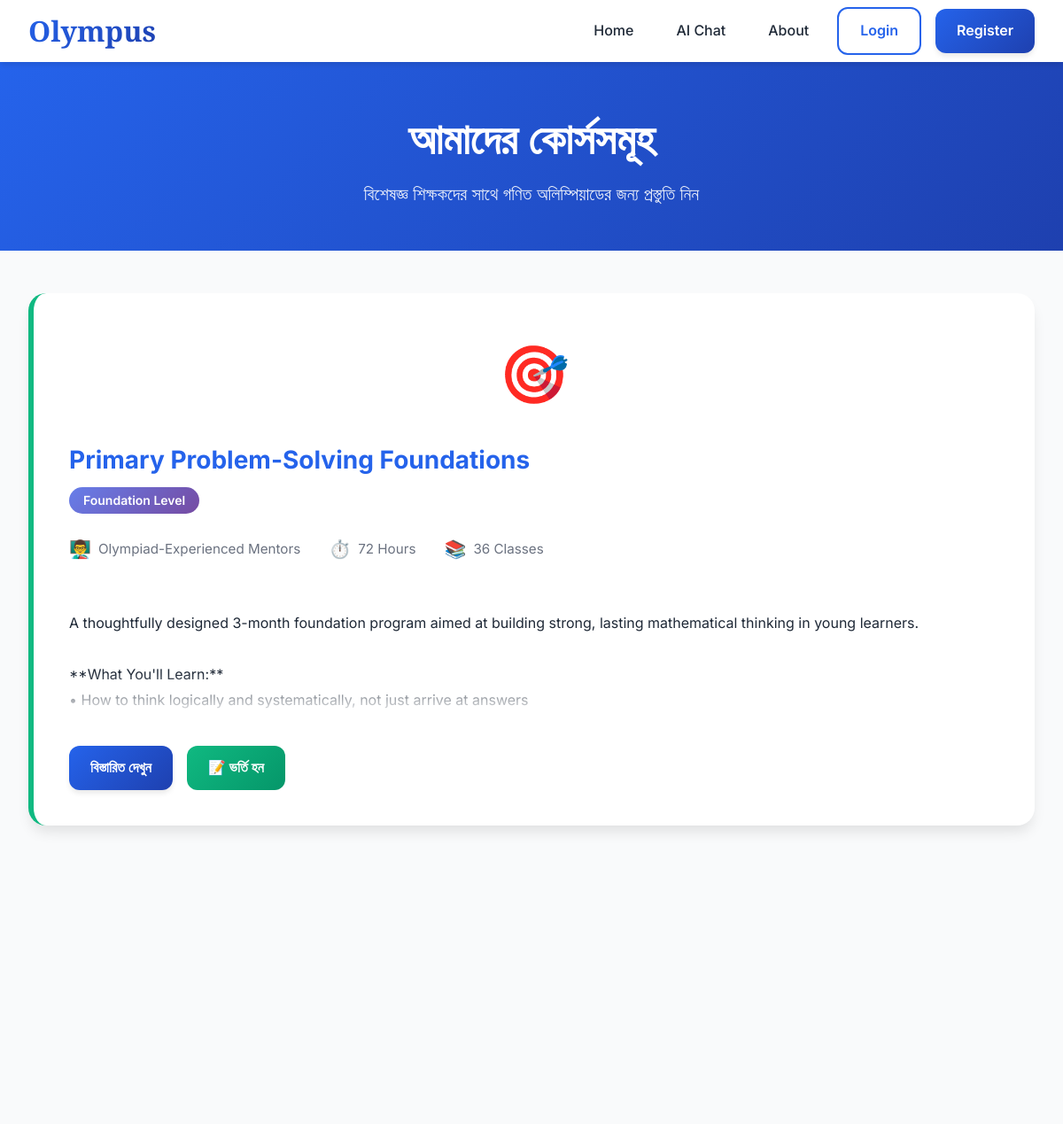
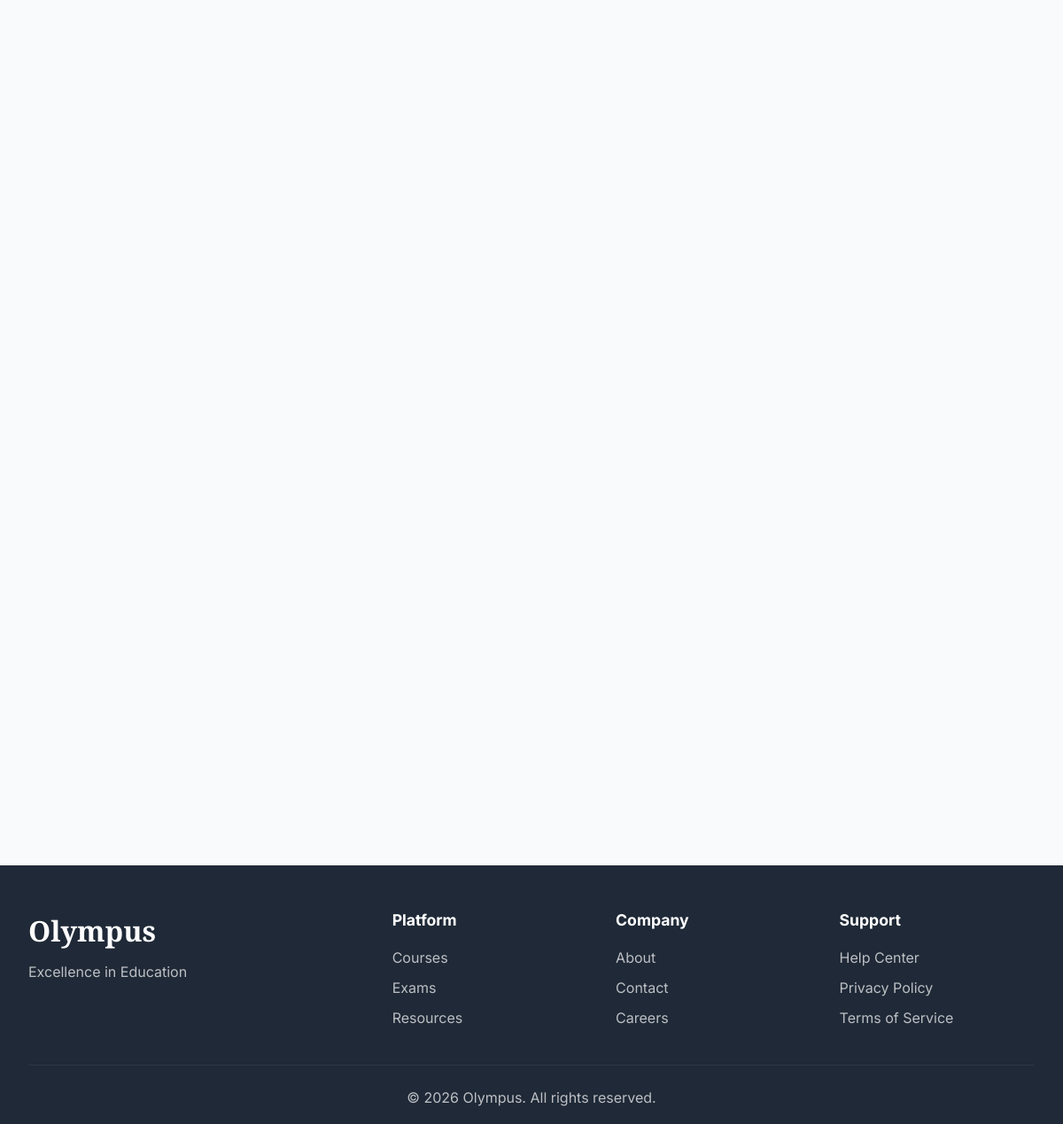
Screenshot of /courses with the database file from the repository (2 pictures, top to bottom).
### models.py (models this page shows, shortened)
class Course(db.Model):
    __tablename__ = 'courses'
    id = db.Column(db.Integer, primary_key=True)
    title = db.Column(db.String(200), nullable=False)
    description = db.Column(db.Text, nullable=False)
    instructor_name = db.Column(db.String(100), nullable=False)
    duration_hours = db.Column(db.Integer, default=0)
    lesson_count = db.Column(db.Integer, default=0)
    difficulty = db.Column(db.String(20), default='intermediate')  # beginner, intermediate, advanced
    category = db.Column(db.String(50), default='mathematics')
    image_url = db.Column(db.String(500))
    is_published = db.Column(db.Boolean, default=True)
    created_at = db.Column(db.DateTime, default=datetime.utcnow)
    exams = db.relationship('Exam', backref='course', lazy='dynamic', cascade='all, delete-orphan')

### app.py (the view)
@app.route('/courses')
def courses():
    all_courses = Course.query.filter_by(is_published=True).all()
    return render_template('courses.html', courses=all_courses)

### app.py (called while the page is built)
@app.context_processor
def inject_user():
    return dict(user=session.get('user'))

### templates/courses.html (shortened to what this page needs)
{% extends "base.html" %}
{% block content %}
<section class="page-header">
    <div class="page-header-container">
        <h1>আমাদের কোর্সসমূহ</h1>
        <p>বিশেষজ্ঞ শিক্ষকদের সাথে গণিত অলিম্পিয়াডের জন্য প্রস্তুতি নিন</p>
    </div>
</section>
<section class="courses-section">
    <div class="courses-container">
        {% for course in courses %}
        <div
            class="course-card {% if course.difficulty == 'beginner' %}course-primary{% elif course.difficulty == 'intermediate' %}course-intermediate{% else %}course-advanced{% endif %}">
            <div class="course-icon">
                {{ course.image_url }}
            </div>
            <div class="course-header">
                <h2>{{ course.title }}</h2>
                <span class="course-level">
                    {% if course.difficulty == 'beginner' %}Foundation Level
                    {% elif course.difficulty == 'intermediate' %}Intermediate Level
                    {% else %}Advanced Level{% endif %}
                </span>
            </div>
            <div class="course-meta">
                <div class="meta-item">
                    <span class="icon">👨‍🏫</span>
                    <span>{{ course.instructor_name }}</span>
                </div>
                <div class="meta-item">
                    <span class="icon">⏱️</span>
                    <span>{{ course.duration_hours }} Hours</span>
                </div>
                <div class="meta-item">
                    <span class="icon">📚</span>
                    <span>{{ course.lesson_count }} Classes</span>
                </div>
            </div>
            <div class="course-description">
                {{ course.description | safe }}
            </div>
            <div class="course-actions">
                <a href="#" class="btn btn-primary view-details" data-course-id="{{ course.id }}">
                    বিস্তারিত দেখুন
                </a>
                <a href="https://forms.google.com" target="_blank" class="btn btn-outline enroll-btn">
                    📝 ভর্তি হন
                </a>
            </div>
        </div>
        {% endfor %}
    </div>
</section>
{% endblock %}

### static/css/style.css (style rules this page uses)
* { margin: 0; padding: 0; box-sizing: border-box; }
:root { --primary-blue: #2563eb; --primary-dark: #1e40af; --primary-light: #3b82f6; --gold: #f59e0b; --gold-dark: #d97706; --text-dark: #1f2937; --text-light: #6b7280; --bg-light: #f9fafb; --bg-white: #ffffff; --gradient-primary: linear-gradient(135deg, #2563eb 0%, #1e40af 100%); --gradient-gold: linear-gradient(135deg, #f59e0b 0%, #d97706 100%); --gradient-hero: linear-gradient(135deg, #eff6ff 0%, #dbeafe 100%); --font-primary: 'Inter', -apple-system, BlinkMacSystemFont, sans-serif; --font-display: 'Playfair Display', Georgia, serif; --shadow-sm: 0 1px 2px 0 rgba(0, 0, 0, 0.05); --shadow-md: 0 4px 6px -1px rgba(0, 0, 0, 0.1); --shadow-lg: 0 10px 15px -3px rgba(0, 0, 0, 0.1); --shadow-xl: 0 20px 25px -5px rgba(0, 0, 0, 0.1); --transition-fast: 0.2s ease; --transition-base: 0.3s ease; --transition-slow: 0.5s ease; }
body { font-family: var(--font-primary); color: var(--text-dark); background: var(--bg-white); line-height: 1.6; overflow-x: hidden; }
.btn { display: inline-block; padding: 0.75rem 1.5rem; border-radius: 12px; font-weight: 600; text-decoration: none; text-align: center; cursor: pointer; border: none; transition: all var(--transition-base); font-family: var(--font-primary); font-size: 1rem; }
.btn-primary { background: var(--gradient-primary); color: white; box-shadow: var(--shadow-md); }
.btn-outline { background: transparent; color: var(--primary-blue); border: 2px solid var(--primary-blue); }
.page-header { background: var(--gradient-primary); padding: 3rem 2rem; text-align: center; color: white; animation: fadeInUp 0.5s ease-out; }
.page-header-container h1 { font-family: var(--font-display); font-size: 3rem; margin-bottom: 0.5rem; }
.page-header-container p { font-size: 1.25rem; opacity: 0.9; }
.courses-section { padding: 3rem 2rem; background: var(--bg-light); min-height: 60vh; }
.courses-container { max-width: 1400px; margin: 0 auto; }
.course-card { background: white; border-radius: 16px; overflow: hidden; box-shadow: var(--shadow-md); transition: all var(--transition-base); animation: fadeInUp 0.5s ease-out; }
.course-meta { display: flex; gap: 1.5rem; margin-bottom: 1rem; font-size: 0.875rem; color: var(--text-light); }

### templates/courses.html (style rules this page uses)
.courses-section { padding: 3rem 2rem; background: var(--bg-light); min-height: calc(100vh - 70px); }
.courses-container { max-width: 1200px; margin: 0 auto; display: grid; gap: 2rem; }
.course-card { background: white; border-radius: 20px; padding: 2.5rem; box-shadow: var(--shadow-lg); transition: transform 0.3s ease, box-shadow 0.3s ease; border-left: 6px solid var(--primary-blue); }
.course-primary { border-left-color: #10b981; }
.course-icon { font-size: 4rem; margin-bottom: 1.5rem; text-align: center; }
.course-header { margin-bottom: 1.5rem; }
.course-header h2 { font-size: 1.75rem; color: var(--primary-blue); margin-bottom: 0.5rem; }
.course-level { display: inline-block; padding: 0.25rem 1rem; background: linear-gradient(135deg, #667eea 0%, #764ba2 100%); color: white; border-radius: 20px; font-size: 0.875rem; font-weight: 600; }
.course-meta { display: flex; gap: 2rem; margin-bottom: 1.5rem; flex-wrap: wrap; }
.meta-item { display: flex; align-items: center; gap: 0.5rem; font-size: 0.95rem; color: var(--text-light); }
.meta-item .icon { font-size: 1.25rem; }
.course-description { color: var(--text-dark); line-height: 1.8; margin-bottom: 2rem; white-space: pre-line; max-height: 150px; overflow: hidden; position: relative; }
.course-description::after { content: ''; position: absolute; bottom: 0; left: 0; right: 0; height: 50px; background: linear-gradient(transparent, white); }
.course-actions { display: flex; gap: 1rem; flex-wrap: wrap; }
.enroll-btn { background: linear-gradient(135deg, #10b981 0%, #059669 100%); color: white; border: none; }

### rows the page displays
Course: image_url "🎯", title "Primary Problem-Solving Foundations", difficulty "Foundation Level", instructor_name "Olympiad-Experienced Mentors", duration_hours "72", lesson_count "36", description "A thoughtfully designed 3-month foundation program aimed at building strong, lasting mathematical thinking in young learners. **What You'll Learn:** • How to think logically and systematically, not just arrive at answers…"
